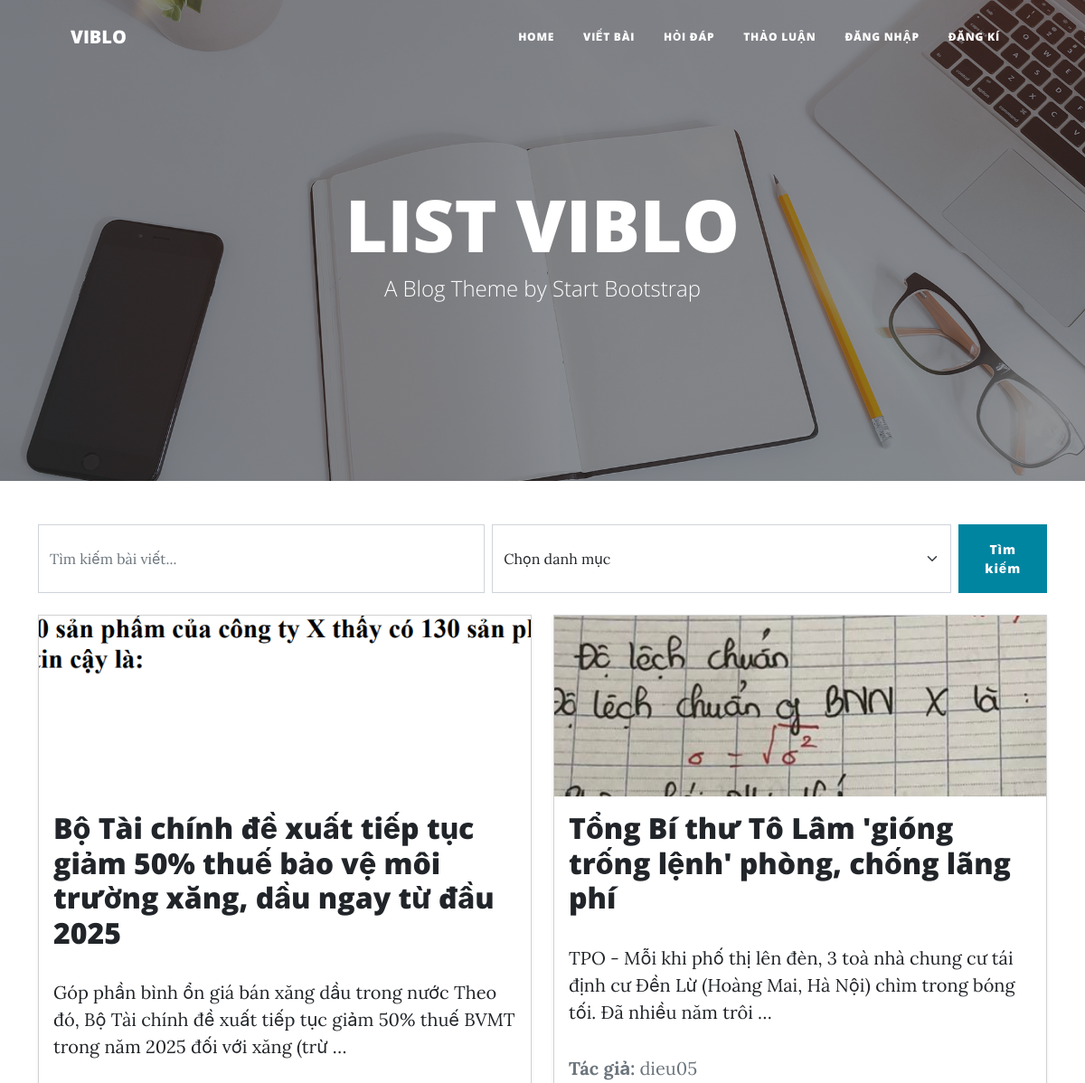
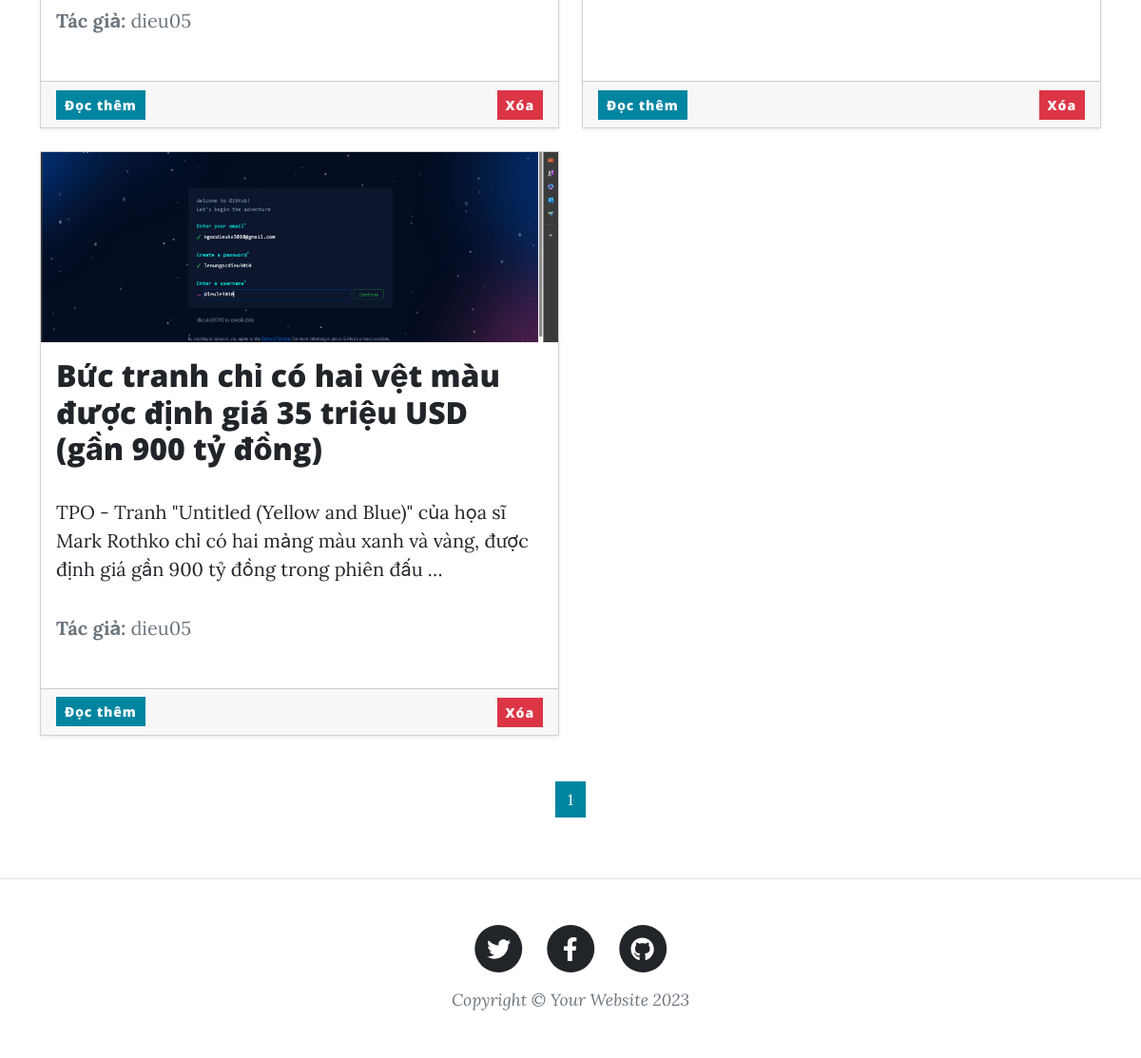
The page /post/post_list/ on the database as committed earlier (2 pictures, top to bottom).
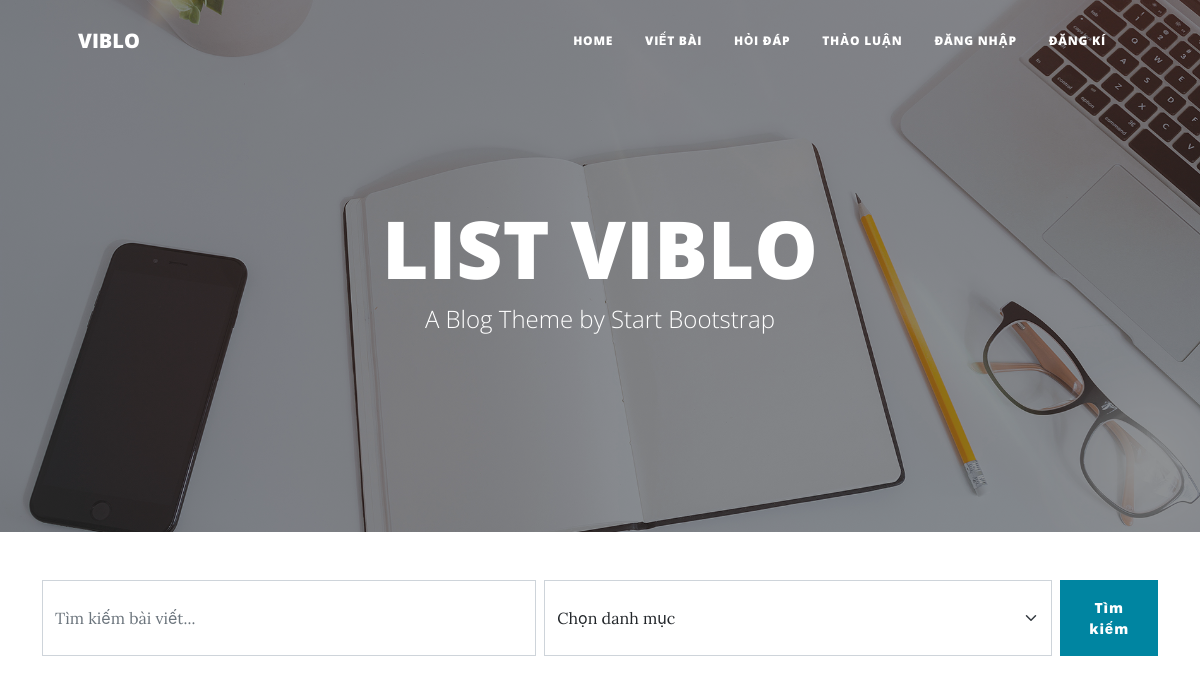
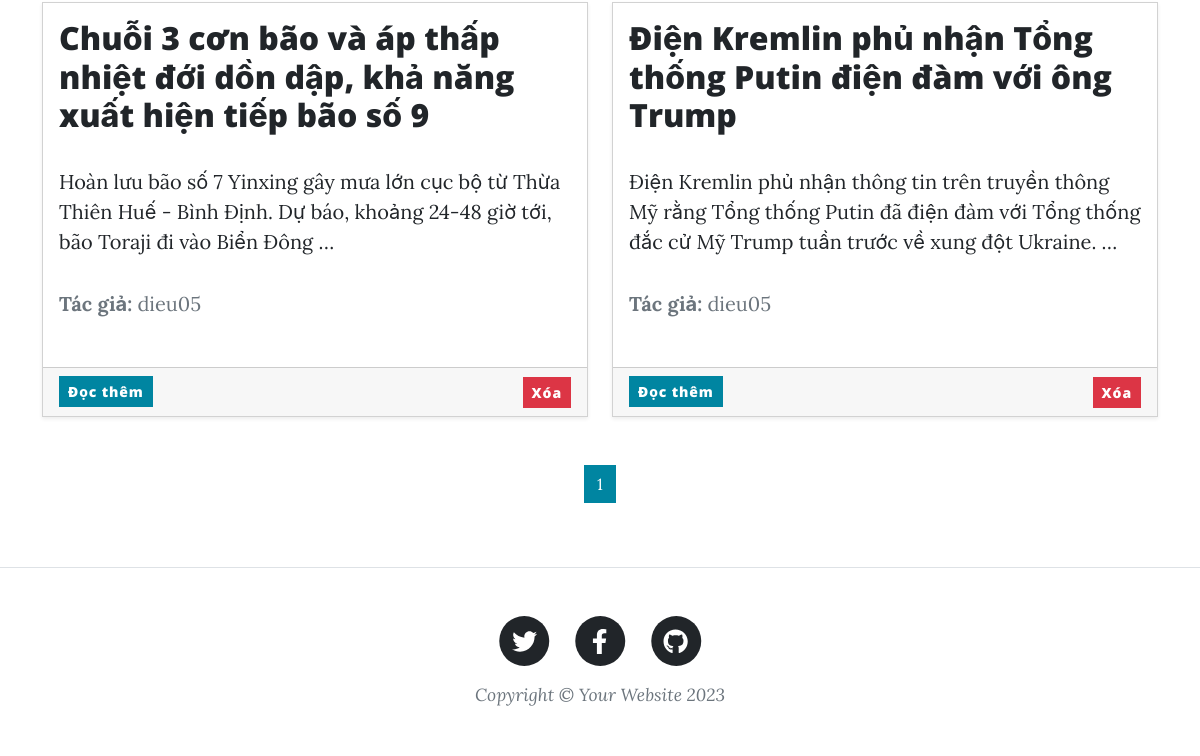
The same page on the database as committed later (2 pictures, top to bottom).
### posts/models.py (models this page shows, shortened)
class Post(models.Model):
  title = models.CharField(max_length=200)  # Tiêu đề bài viết
  content =models.TextField()  # Nội dung bài viết
  author = models.ForeignKey(User, on_delete=models.CASCADE)  # Người viết bài
  created_at = models.DateTimeField(auto_now_add=True)  # Ngày tạo bài viết
  updated_at = models.DateTimeField(auto_now=True)  # Ngày cập nhật bài viết
  image = models.ImageField(upload_to='post_images/', blank=True, null=True)
  tags = models.CharField(max_length=255)
  category = models.ForeignKey(Category, on_delete=models.SET_NULL, null=True, related_name='posts' )

### posts/views.py (the view)
# urls.py: path('post_list/', post_list, name='post_list'),
def post_list(request):
    search_query = request.GET.get('search', '') # lấy giá trị tìm kiếm của user
    category_id = request.GET.get('category', '') # lấy thông tin lọc của danh mục
    posts = Post.objects.all()
    if search_query: #Dùng Q để kết hợp các điều kiện tìm kiếm cho cả title và content
        posts = posts.filter(Q(title__icontains=search_query) | Q(content__icontains=search_query))
    if category_id:
        posts = posts.filter(category_id=category_id) #Nếu có category_id, bài viết được lọc theo danh mục.
    if posts.exists():
        paginator = Paginator(posts, 4)  # Hiển thị 5 bài viết mỗi trang
        page_number = request.GET.get('page', 1)
        posts = paginator.get_page(page_number) #dùng để lấy các bài viết của trang hiện tại, page_number là số trang cần nhập, nếu số trang nhập lớn hơn hiện có, thì trả về trang cuối cùng
    else:
        posts = None  # Nếu không có bài viết, gán posts là None
    categories = Category.objects.all() # lấy tất cả các danh mục
    return render(request, 'post_list.html', {
        'posts': posts,
        'categories': categories
    })

### posts/templates/post_list.html (shortened to what this page needs)
{% extends 'base.html' %}
{% block content %}
<header class="masthead" style="background-image: url('assets/img/home-bg.jpg')">
  <div class="container position-relative px-4 px-lg-5">
      <div class="row gx-4 gx-lg-5 justify-content-center">
          <div class="col-md-10 col-lg-8 col-xl-7 text-center">
              <div class="site-heading">
                  <h1>LIST VIBLO</h1>
                  <span class="subheading">A Blog Theme by Start Bootstrap</span>
              </div>
          </div>
      </div>
  </div>
</header>
<div class="container my-5">
    <form method="get" action="{% url 'post_list' %}" class="d-flex gap-2 mb-4">
        <input type="text" name="search" placeholder="Tìm kiếm bài viết..." class="form-control" value="{{ request.GET.search }}">
        <select name="category" class="form-select">
            <option value="">Chọn danh mục</option>
        </select>
        <button type="submit" class="btn btn-primary">Tìm kiếm</button>
    </form>
    {% if posts %}
        <div class="row">
            {% for post in posts %}
                <div class="col-md-6 mb-4">
                    <div class="card h-100 shadow-sm">
                        {% if post.image %}
                            <img src="{{ post.image.url }}" alt="{{ post.title }}" class="card-img-top" style="height: 200px; object-fit: cover;">
                        {% endif %}
                        <div class="card-body">
                            <h2 class="card-title">{{ post.title }}</h2>
                            <p class="card-text">{{ post.content|truncatewords:30 }}</p>
                            <p class="text-muted"><strong>Tác giả:</strong> {{ post.author.username }}</p>
                        </div>
                        <div class="card-footer d-flex justify-content-between align-items-center">
                            <a href="{% url 'post_detail' post.id %}" class="btn btn-primary btn-sm">Đọc thêm</a>
                            <form action="{% url 'delete_post' post.id %}" method="post" style="display:inline;">
                                <button type="submit" class="btn btn-danger btn-sm" onclick="return confirm('Bạn có chắc chắn muốn xóa bài viết này?');">Xóa</button>
                            </form>
                        </div>
                    </div>
                </div>
            {% endfor %}
        </div>
    {% else %}
        <p class="text-center">Không có bài viết nào khớp với tiêu chí tìm kiếm của bạn.</p>
    {% endif %}
    <div class="pagination d-flex justify-content-center mt-4">
        <nav aria-label="Page navigation">
            <ul class="pagination">
                {% for i in posts.paginator.page_range %}
                    {% if posts.number == i %}
                        <li class="page-item active">
                            <span class="page-link">{{ i }}</span>
                        </li>
                    {% else %}
                        <li class="page-item">
                            <a class="page-link" href="?page={{ i }}&search={{ request.GET.search }}&category={{ request.GET.category }}">{{ i }}</a>
                        </li>
                    {% endif %}
                {% endfor %}
            </ul>
        </nav>
    </div>
</div>
{% endblock %}

### users/templates/base.html (shortened to what this page needs)
{% load static %}
<!DOCTYPE html>
<html lang="en">
    <head>
        <link href="{% static 'css/styles.css'%}" rel="stylesheet" />
    </head>
    <body>
       {% include 'navbar.html'%}
        {% block content %}{% endblock %}
        <footer class="border-top">
            <div class="container px-4 px-lg-5">
                <div class="row gx-4 gx-lg-5 justify-content-center">
                    <div class="col-md-10 col-lg-8 col-xl-7">
                        <ul class="list-inline text-center">
                            <li class="list-inline-item">
                                <a href="#!">
                                    <span class="fa-stack fa-lg">
                                        <i class="fas fa-circle fa-stack-2x"></i>
                                        <i class="fab fa-twitter fa-stack-1x fa-inverse"></i>
                                    </span>
                                </a>
                            </li>
                            <li class="list-inline-item">
                                <a href="#!">
                                    <span class="fa-stack fa-lg">
                                        <i class="fas fa-circle fa-stack-2x"></i>
                                        <i class="fab fa-facebook-f fa-stack-1x fa-inverse"></i>
                                    </span>
                                </a>
                            </li>
                            <li class="list-inline-item">
                                <a href="#!">
                                    <span class="fa-stack fa-lg">
                                        <i class="fas fa-circle fa-stack-2x"></i>
                                        <i class="fab fa-github fa-stack-1x fa-inverse"></i>
                                    </span>
                                </a>
                            </li>
                        </ul>
                        <div class="small text-center text-muted fst-italic">Copyright &copy; Your Website 2023</div>
                    </div>
                </div>
            </div>
        </footer>
    </body>
</html>

### users/templates/navbar.html (shortened to what this page needs)
<nav class="navbar navbar-expand-lg navbar-light" id="mainNav">
  <div class="container px-4 px-lg-5">
      <a class="navbar-brand" href="index.html">VIBLO</a>
      <div class="collapse navbar-collapse" id="navbarResponsive">
          <ul class="navbar-nav ms-auto py-4 py-lg-0">
              <li class="nav-item"><a class="nav-link px-lg-3 py-3 py-lg-4" href="{% url 'home' %}">Home</a></li>
              <li class="nav-item"><a class="nav-link px-lg-3 py-3 py-lg-4" href="{% url 'create_post' %}">VIết bài</a></li>
              <li class="nav-item"><a class="nav-link px-lg-3 py-3 py-lg-4" href="post.html">Hỏi đáp</a></li>
              <li class="nav-item"><a class="nav-link px-lg-3 py-3 py-lg-4" href="contact.html">Thảo luận</a></li>
              {% if user.is_authenticated %}
              <li class="nav-item"><a class="nav-link px-lg-3 py-3 py-lg-4" href="{% url 'update_info' %}">Cập nhật</a></li>
              <li class="nav-item"><a class="nav-link px-lg-3 py-3 py-lg-4" href="{% url 'logout' %}">Đăng xuất</a></li>
              {% else %}
              <li class="nav-item"><a class="nav-link px-lg-3 py-3 py-lg-4" href="login.html">Đăng nhập</a></li>
              <li class="nav-item"><a class="nav-link px-lg-3 py-3 py-lg-4" href="{% url 'register' %}">Đăng kí</a></li>
              {% endif %}
          </ul>
      </div>
  </div>
</nav>

Rows that differ between the two databases and show on the page:
removed Post: image (picture), title "Bộ Tài chính đề xuất tiếp tục giảm 50% thuế bảo vệ môi trường xăng, dầu ngay từ đầu 2025", content "Góp phần bình ổn giá bán xăng dầu trong nước Theo đó, Bộ Tài chính đề xuất tiếp tục giảm 50% thuế BVMT trong năm 2025 đối với xăng (trừ …", author.username "dieu05"
removed Post: image (picture), title "Tổng Bí thư Tô Lâm 'gióng trống lệnh' phòng, chống lãng phí", content "TPO - Mỗi khi phố thị lên đèn, 3 toà nhà chung cư tái định cư Đền Lừ (Hoàng Mai, Hà Nội) chìm trong bóng tối. Đã nhiều năm trôi …", author.username "dieu05"
removed Post: image (picture), title "Bức tranh chỉ có hai vệt màu được định giá 35 triệu USD (gần 900 tỷ đồng)", content "TPO - Tranh \"Untitled (Yellow and Blue)\" của họa sĩ Mark Rothko chỉ có hai mảng màu xanh và vàng, được định giá gần 900 tỷ đồng trong phiên đấu …", author.username "dieu05"
added Post: title "Chuỗi 3 cơn bão và áp thấp nhiệt đới dồn dập, khả năng xuất hiện tiếp bão số 9", content "Hoàn lưu bão số 7 Yinxing gây mưa lớn cục bộ từ Thừa Thiên Huế - Bình Định. Dự báo, khoảng 24-48 giờ tới, bão Toraji đi vào Biển Đông …", author.username "dieu05"
added Post: title "Điện Kremlin phủ nhận Tổng thống Putin điện đàm với ông Trump", content "Điện Kremlin phủ nhận thông tin trên truyền thông Mỹ rằng Tổng thống Putin đã điện đàm với Tổng thống đắc cử Mỹ Trump tuần trước về xung đột Ukraine. …", author.username "dieu05"
